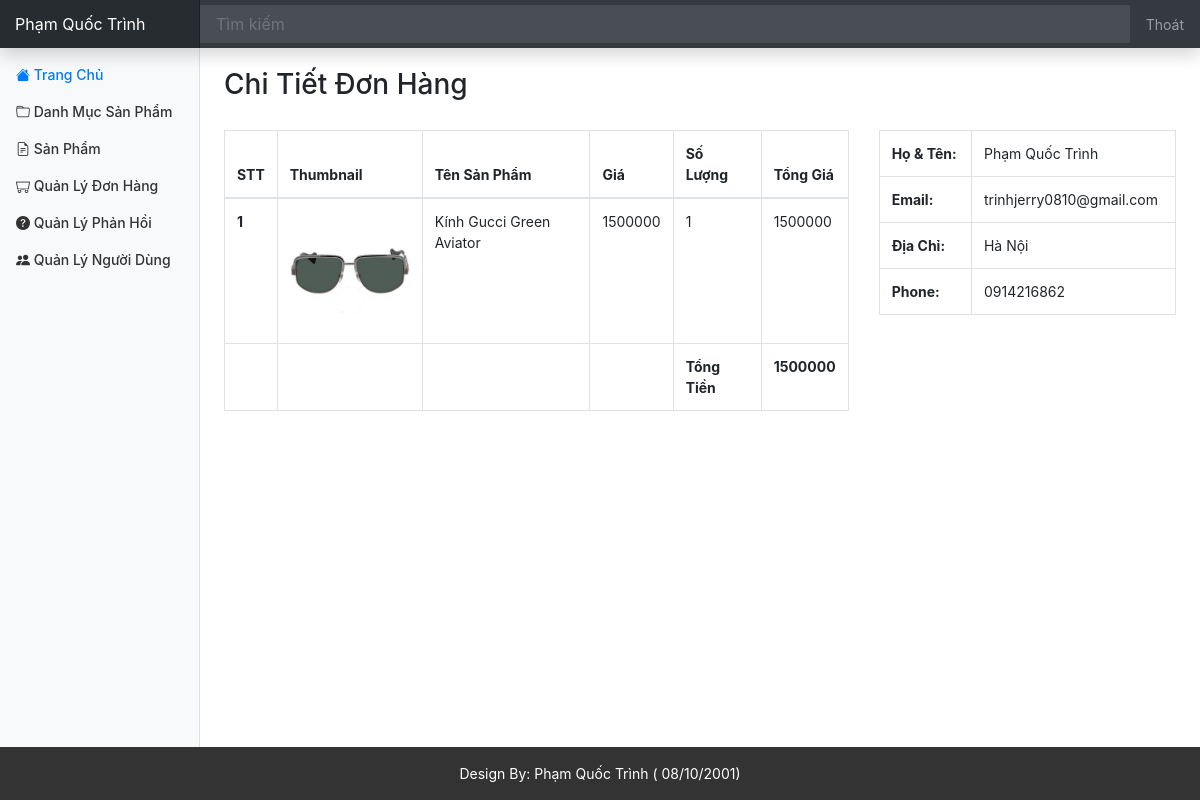
Page /admin/order/detail.php?id=4 (signed in) on the committed database.
### tables this page shows
CREATE TABLE `order_details` (
  `id` int(11) NOT NULL,
  `order_id` int(11) DEFAULT NULL,
  `product_id` int(11) DEFAULT NULL,
  `price` int(11) DEFAULT NULL,
  `num` int(11) DEFAULT NULL,
  `total_money` int(11) DEFAULT NULL
);

CREATE TABLE `product` (
  `id` int(11) NOT NULL,
  `category_id` int(11) DEFAULT NULL,
  `title` varchar(350) DEFAULT NULL,
  `price` int(11) DEFAULT NULL,
  `discount` int(11) DEFAULT NULL,
  `thumbnail` varchar(500) DEFAULT NULL,
  `description` longtext DEFAULT NULL,
  `created_at` datetime DEFAULT NULL,
  `updated_at` datetime DEFAULT NULL,
  `deleted` int(11) DEFAULT NULL
);

CREATE TABLE `orders` (
  `id` int(11) NOT NULL,
  `user_id` int(11) DEFAULT NULL,
  `fullname` varchar(50) DEFAULT NULL,
  `email` varchar(150) DEFAULT NULL,
  `phone_number` varchar(20) DEFAULT NULL,
  `address` varchar(200) DEFAULT NULL,
  `note` varchar(255) DEFAULT NULL,
  `order_date` datetime DEFAULT NULL,
  `status` int(11) DEFAULT NULL,
  `total_money` int(11) DEFAULT NULL
);

### database/dbhelper.php (called while the page is built, shortened)
<?php
function executeResult($sql, $isSingle = false) {
	$data = null;
	$conn = mysqli_connect(HOST, USERNAME, PASSWORD, DATABASE);
	mysqli_set_charset($conn, 'utf8');
	$resultset = mysqli_query($conn, $sql);
	if($isSingle) {
		$data = mysqli_fetch_array($resultset, 1);
	} else {
		$data = [];
		while(($row = mysqli_fetch_array($resultset, 1)) != null) {
			$data[] = $row;
		}
	}
	return $data;
}

### utils/utility.php (called while the page is built, shortened)
<?php
function fixUrl($thumbnail, $rootPath = "../../") {
	if(stripos($thumbnail, 'http://') !== false || stripos($thumbnail, 'https://') !== false) {
	} else {
		$thumbnail = $rootPath.$thumbnail;
	}
	return $thumbnail;
}

### admin/order/detail.php (the view, shortened to what this page needs)
<?php
	require_once('../layouts/header.php');
	$orderId = getGet('id');
	$sql = "select Order_Details.*, Product.title, Product.thumbnail from Order_Details left join Product on Product.id = Order_Details.product_id where Order_Details.order_id = $orderId";
	$data = executeResult($sql);
	$sql = "select * from Orders where id = $orderId";
	$orderItem = executeResult($sql, true);
?>
<div class="row" style="margin-top: 20px;">
	<div class="col-md-12">
		<h3>Chi Tiết Đơn Hàng</h3>
	</div>
	<div class="col-md-8 table-responsive">
		<table class="table table-bordered table-hover" style="margin-top: 20px;">
			<thead>
				<tr>
					<th>STT</th>
					<th>Thumbnail</th>
					<th>Tên Sản Phẩm</th>
					<th>Giá</th>
					<th>Số Lượng</th>
					<th>Tổng Giá</th>
				</tr>
			</thead>
			<tbody>
<?php
	$index = 0;
	foreach($data as $item) {
		echo '<tr>
					<th>'.(++$index).'</th>
					<td><img src="'.fixUrl($item['thumbnail']).'" style="height: 120px"/></td>
					<td>'.$item['title'].'</td>
					<td>'.$item['price'].'</td>
					<td>'.$item['num'].'</td>
					<td>'.$item['total_money'].'</td>
				</tr>';
	}
?>
				<tr>
					<td></td>
					<td></td>
					<td></td>
					<td></td>
					<th>Tổng Tiền</th>
					<th><?=$orderItem['total_money']?></th>
				</tr>
			</tbody>
		</table>
	</div>
	<div class="col-md-4">
		<table class="table table-bordered table-hover" style="margin-top: 20px;">
			<tr>
				<th>Họ & Tên: </th>
				<td><?=$orderItem['fullname']?></td>
			</tr>
			<tr>
				<th>Email: </th>
				<td><?=$orderItem['email']?></td>
			</tr>
			<tr>
				<th>Địa Chỉ: </th>
				<td><?=$orderItem['address']?></td>
			</tr>
			<tr>
				<th>Phone: </th>
				<td><?=$orderItem['phone_number']?></td>
			</tr>
		</table>
	</div>
</div>
<?php
	require_once('../layouts/footer.php');
?>

### assets/css/dashboard.css (style rules this page uses)
body { font-size: .875rem; }

### rows in the picture
order_details: product.thumbnail (picture), product.title "Kính Gucci Green Aviator", price "1500000", num "1", total_money "1500000"
orders: total_money "1500000", fullname "Phạm Quốc Trình", email "trinhjerry0810@gmail.com", address "Hà Nội", phone_number "0914216862"

### other values in the picture
$user['fullname'] "Phạm Quốc Trình"
